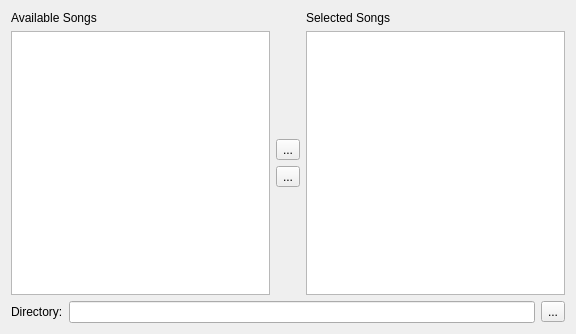
<?xml version="1.0" encoding="UTF-8"?>
<ui version="4.0">
 <class>WizardPage</class>
 <widget class="QWizardPage" name="WizardPage">
  <property name="geometry">
   <rect>
    <x>0</x>
    <y>0</y>
    <width>576</width>
    <height>334</height>
   </rect>
  </property>
  <property name="windowTitle">
   <string>WizardPage</string>
  </property>
  <layout class="QHBoxLayout" name="horizontalLayout">
   <item>
    <layout class="QVBoxLayout" name="verticalLayout">
     <item>
      <layout class="QGridLayout" name="gridLayout">
       <item row="1" column="2">
        <widget class="QListWidget" name="selectedListWidget"/>
       </item>
       <item row="1" column="1">
        <layout class="QGridLayout" name="gridLayout_2">
         <item row="1" column="0">
          <widget class="QToolButton" name="addButton">
           <property name="text">
            <string>...</string>
           </property>
           <property name="icon">
            <iconset resource="Projekte/openlp/OpenLyrics/resources/images/openlp-2.qrc">
             <normaloff>:/exports/export_move_to_list.png</normaloff>:/exports/export_move_to_list.png</iconset>
           </property>
          </widget>
         </item>
         <item row="2" column="0">
          <widget class="QToolButton" name="removeButton">
           <property name="text">
            <string>...</string>
           </property>
           <property name="icon">
            <iconset resource="Projekte/openlp/OpenLyrics/resources/images/openlp-2.qrc">
             <normaloff>:/exports/export_remove.png</normaloff>:/exports/export_remove.png</iconset>
           </property>
          </widget>
         </item>
         <item row="0" column="0">
          <spacer name="verticalSpacer">
           <property name="orientation">
            <enum>Qt::Vertical</enum>
           </property>
           <property name="sizeHint" stdset="0">
            <size>
             <width>20</width>
             <height>40</height>
            </size>
           </property>
          </spacer>
         </item>
         <item row="3" column="0">
          <spacer name="verticalSpacer_3">
           <property name="orientation">
            <enum>Qt::Vertical</enum>
           </property>
           <property name="sizeHint" stdset="0">
            <size>
             <width>20</width>
             <height>40</height>
            </size>
           </property>
          </spacer>
         </item>
        </layout>
       </item>
       <item row="0" column="0">
        <widget class="QLabel" name="availableLabel">
         <property name="text">
          <string>Available Songs</string>
         </property>
        </widget>
       </item>
       <item row="0" column="2">
        <widget class="QLabel" name="selectedLabel">
         <property name="text">
          <string>Selected Songs</string>
         </property>
        </widget>
       </item>
       <item row="1" column="0">
        <widget class="QListWidget" name="availableListWidget"/>
       </item>
      </layout>
     </item>
     <item>
      <layout class="QGridLayout" name="gridLayout_5">
       <item row="0" column="2">
        <widget class="QToolButton" name="directoryButton">
         <property name="text">
          <string>...</string>
         </property>
         <property name="icon">
          <iconset resource="Projekte/openlp/OpenLyrics/resources/images/openlp-2.qrc">
           <normaloff>:/exports/export_load.png</normaloff>:/exports/export_load.png</iconset>
         </property>
        </widget>
       </item>
       <item row="0" column="1">
        <widget class="QLineEdit" name="directoryLineEdit"/>
       </item>
       <item row="0" column="0">
        <widget class="QLabel" name="directoryLabel">
         <property name="text">
          <string>Directory:</string>
         </property>
        </widget>
       </item>
      </layout>
     </item>
    </layout>
   </item>
  </layout>
 </widget>
 <resources>
  <include location="Projekte/openlp/OpenLyrics/resources/images/openlp-2.qrc"/>
 </resources>
 <connections/>
</ui>
